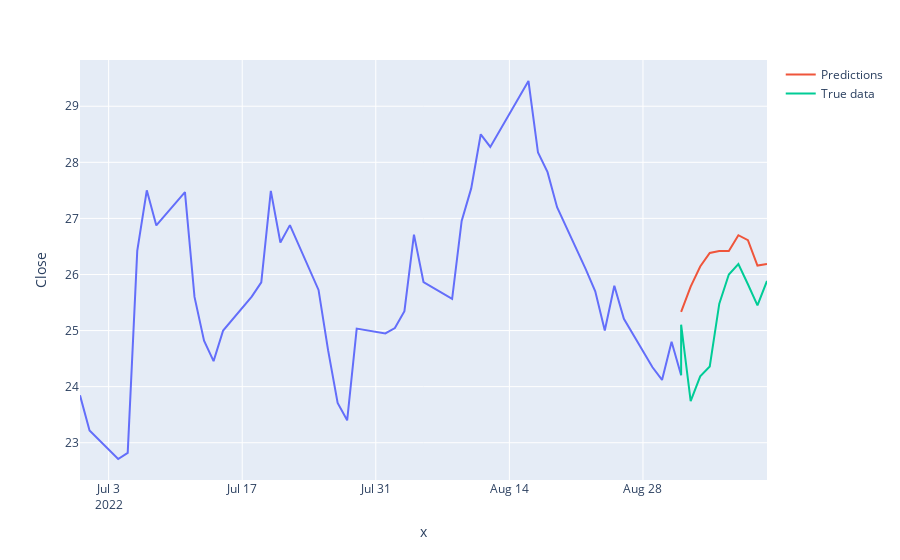

Notebook source saved alongside this figure:
### Code cell
q_2 = f'''SELECT * FROM gpw_predictors."{ticker}"
order by to_date("Date",'dd-mm-yyyy');'''

forecast_from = '2022-09-01'
forecst_periods = 10
plot_last_mnths = 3
model = 'SARIMAX'



# preprocess data
df = pd.read_sql(q_2,conn)
df['Close_pct'] = df['Close'].pct_change().mul(100)
df['Open_pct'] = df['Open'].pct_change().mul(100)
df['Max_pct'] = df['Max'].pct_change().mul(100)
df['Min_pct'] = df['Min'].pct_change().mul(100)
df = df.iloc[1:,:]
df = df.drop(columns=['level_0','index','Ticker','Currency','Open','Max','Min','Year'])
df['Date'] = pd.to_datetime(df['Date'],dayfirst=True)
df = df.set_index('Date')



# Dataset parameters
plot_data_since = pd.date_range(end=forecast_from,periods=plot_last_mnths,freq='M')[0].date()

# Train test split
train = df[:forecast_from]['Close']
test = df[forecast_from:]['Close']

# MODEL SELECTION
# ======================================================================================================================
if model == 'Holt Winters - Exponential Smoothing Model':
    # MODEL 1 - Holt Winters - Exponential Smoothing
    model = ExponentialSmoothing(train,trend='mul',seasonal='mul',seasonal_periods=12).fit()
    preds = model.forecast(predicted_prediod)

if model == 'ARIMA':
    # MODEL 1 - Holt Winters - Exponential Smoothing
    model = ARIMA(df['Close'], order=(1, 0, 24)).fit()
    preds = model.forecast(predicted_prediod)

if model == 'SARIMAX':
    # MODEL 1 - Holt Winters - Exponential Smoothing
    model = SARIMAX(df['Close'], order=(1, 0, 24)).fit()
    preds = model.forecast(predicted_prediod)

# else:
#     return MODELS_FIRST_PART + 'Model not ready' + MODELS_LAST_PART


# PLOTTING
# ======================================================================================================================
# convert preds from series to 
df_preds = preds.to_frame()
df_preds['Date'] = pd.date_range(train.index[-1],periods=forecst_periods);
df_preds = df_preds.rename({0:'Close'},axis=1);
df_preds = df_preds.set_index('Date');

df_train = pd.DataFrame(train);

joint = pd.concat([df_train,df_preds]);

# predictions
pred_data = joint['Close'].iloc[-forecst_periods-1:];

# historical data
hist_data = joint['Close'].iloc[:-forecst_periods];

# true data 
pred_idx = pred_data.to_frame().index;
df_test = df['Close'].iloc[len(hist_data)-1 : len(hist_data)+forecst_periods].to_frame().set_index(pred_idx)['Close']

# plot historical data
fig = px.line(hist_data[plot_data_since:], x=hist_data[plot_data_since:].index, y='Close')

# plot predictions
fig.add_scatter(x=df_preds[plot_data_since:].index, y=df_preds[plot_data_since:].rename({'predicted_mean':'Close'},axis=1)['Close'], mode='lines',name='Predictions')

# plot true data
fig.add_scatter(x=df_test.to_frame()[plot_data_since:].index, y=df_test.to_frame()[plot_data_since:]['Close'], mode='lines',name='True data')

# fig.show()
# if data_type == 'html':
#     full_html = MODELS_FIRST_PART + fig.to_html()[55:-15] + MODELS_LAST_PART
#     return full_html

# elif data_type == 'plot':
#     return fig.show()

### Figure 1 — Plotly figure (JSON) as saved in the notebook; plotly's stock layout.template omitted (floating-point values rounded to 4 significant figures)
{"data": [{"hovertemplate": "x=%{x}<br>Close=%{y}<extra></extra>", "legendgroup": "", "line": {"color": "#636efa", "dash": "solid"}, "marker": {"symbol": "circle"}, "mode": "lines", "name": "", "orientation": "v", "showlegend": false, "type": "scatter", "x": ["2022-06-30T00:00:00", "2022-07-01T00:00:00", "2022-07-04T00:00:00", "2022-07-05T00:00:00", "2022-07-06T00:00:00", "2022-07-07T00:00:00", "2022-07-08T00:00:00", "2022-07-11T00:00:00", "2022-07-12T00:00:00", "2022-07-13T00:00:00", "2022-07-14T00:00:00", "2022-07-15T00:00:00", "2022-07-18T00:00:00", "2022-07-19T00:00:00", "2022-07-20T00:00:00", "2022-07-21T00:00:00", "2022-07-22T00:00:00", "2022-07-25T00:00:00", "2022-07-26T00:00:00", "2022-07-27T00:00:00", "2022-07-28T00:00:00", "2022-07-29T00:00:00", "2022-08-01T00:00:00", "2022-08-02T00:00:00", "2022-08-03T00:00:00", "2022-08-04T00:00:00", "2022-08-05T00:00:00", "2022-08-08T00:00:00", "2022-08-09T00:00:00", "2022-08-10T00:00:00", "2022-08-11T00:00:00", "2022-08-12T00:00:00", "2022-08-16T00:00:00", "2022-08-17T00:00:00", "2022-08-18T00:00:00", "2022-08-19T00:00:00", "2022-08-22T00:00:00", "2022-08-23T00:00:00", "2022-08-24T00:00:00", "2022-08-25T00:00:00", "2022-08-26T00:00:00", "2022-08-29T00:00:00", "2022-08-30T00:00:00", "2022-08-31T00:00:00", "2022-09-01T00:00:00"], "xaxis": "x", "y": [23.84, 23.22, 22.71, 22.82, 26.42, 27.5, 26.88, 27.47, 25.6, 24.82, 24.45, 25, 25.61, 25.86, 27.49, 26.57, 26.88, 25.73, 24.65, 23.71, 23.4, 25.04, 24.95, 25.05, 25.34, 26.71, 25.86, 25.57, 26.95, 27.54, 28.5, 28.27, 29.45, 28.18, 27.82, 27.2, 26.09, 25.7, 25, 25.8, 25.21, 24.34, 24.12, 24.8, 24.2], "yaxis": "y"}, {"mode": "lines", "name": "Predictions", "type": "scatter", "x": ["2022-09-01T00:00:00", "2022-09-02T00:00:00", "2022-09-03T00:00:00", "2022-09-04T00:00:00", "2022-09-05T00:00:00", "2022-09-06T00:00:00", "2022-09-07T00:00:00", "2022-09-08T00:00:00", "2022-09-09T00:00:00", "2022-09-10T00:00:00"], "y": [25.33, 25.78, 26.14, 26.38, 26.42, 26.42, 26.7, 26.61, 26.16, 26.19]}, {"mode": "lines", "name": "True data", "type": "scatter", "x": ["2022-09-01T00:00:00", "2022-09-01T00:00:00", "2022-09-02T00:00:00", "2022-09-03T00:00:00", "2022-09-04T00:00:00", "2022-09-05T00:00:00", "2022-09-06T00:00:00", "2022-09-07T00:00:00", "2022-09-08T00:00:00", "2022-09-09T00:00:00", "2022-09-10T00:00:00"], "y": [24.2, 25.11, 23.74, 24.18, 24.36, 25.48, 26, 26.18, 25.82, 25.45, 25.89]}], "layout": {"legend": {"tracegroupgap": 0}, "margin": {"t": 60}, "xaxis": {"anchor": "y", "domain": [0, 1], "title": {"text": "x"}}, "yaxis": {"anchor": "x", "domain": [0, 1], "title": {"text": "Close"}}}}
